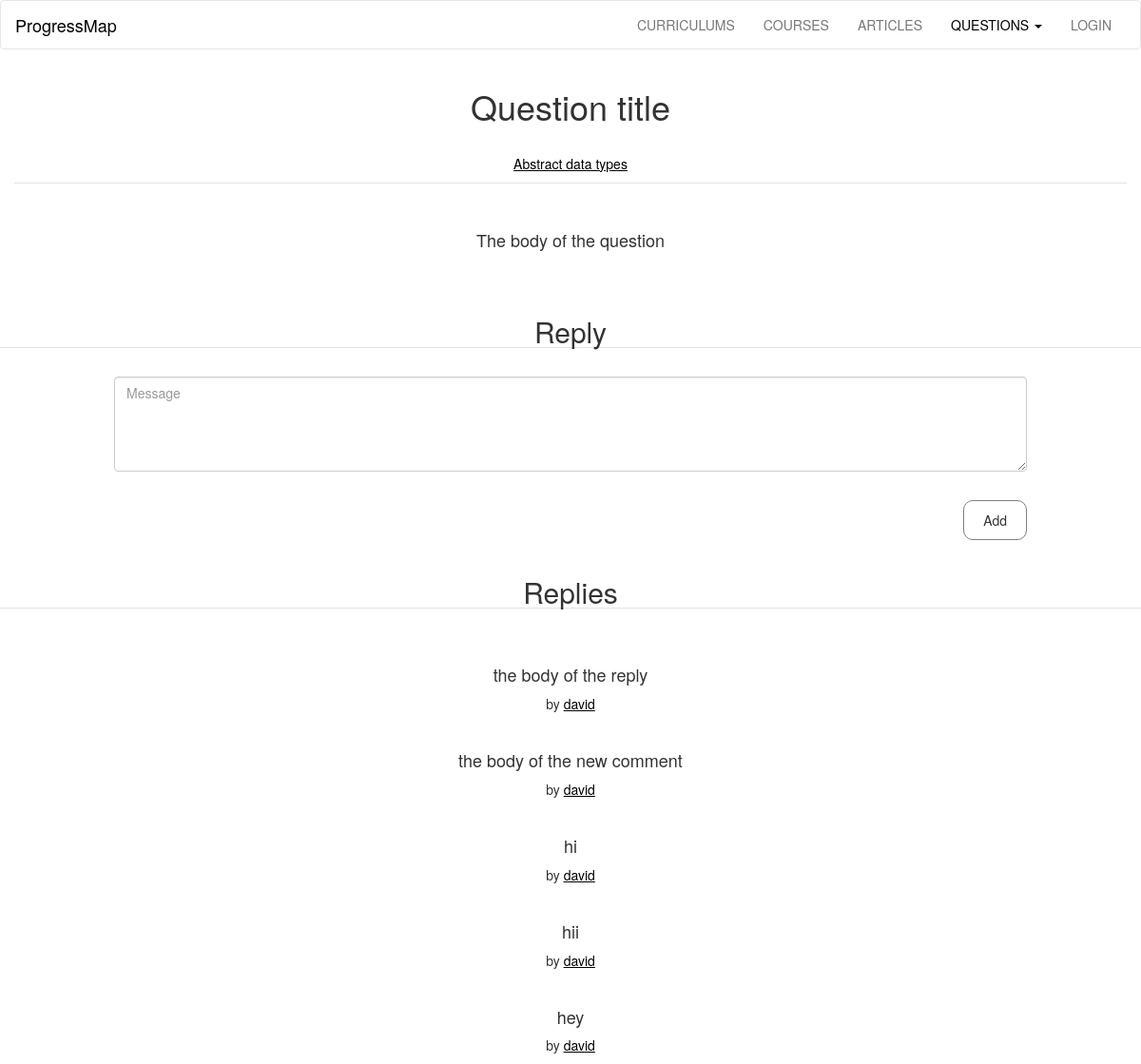
The page /questions/question title on the database its author committed.
### progressMap/models.py (models this page shows, shortened)
class Questions(db.Model):
	id= db.Column(db.Integer, primary_key = True)
	title = db.Column(db.Text, nullable = False)
	message = db.Column(db.Text, nullable = False)
	user_id = db.Column(db.Integer, db.ForeignKey('user.id'), nullable=False)
	article_id = db.Column(db.Integer, db.ForeignKey('articles.id'), nullable=False)
	comments = db.relationship('Comments', backref = 'question', lazy = 'dynamic')

class Articles(db.Model):
	id  = db.Column(db.Integer, primary_key = True)
	title = db.Column(db.String(300), nullable=False)
	description = db.Column(db.Text, nullable=False)
	questions = db.relationship('Questions', backref='article', lazy='dynamic')
	user_id = db.Column(db.Integer, db.ForeignKey('user.id'), nullable=False)
	course_id = db.Column(db.Integer, db.ForeignKey('courses.id'), nullable=False)
	curriculum_id = db.Column(db.Integer, db.ForeignKey('curriculums.id'), nullable=False)

class Comments(db.Model):
	id = db.Column(db.Integer, primary_key = True)
	message = db.Column(db.Text, nullable = False)
	question_id = db.Column(db.Integer, db.ForeignKey('questions.id'), nullable = False)
	user_id = db.Column(db.Integer, db.ForeignKey('user.id'), nullable=False)

class User(db.Model, UserMixin):
	id = db.Column(db.Integer, primary_key = True)
	username = db.Column(db.String(40), unique = True)
	email = db.Column(db.String(120), unique = True)
	password_hash = db.Column(db.String)
	articles =  db.relationship('Articles', backref='user', lazy='dynamic')
	courses =  db.relationship('Courses', backref='user', lazy='dynamic')
	curriculums =  db.relationship('Curriculums', backref='user', lazy='dynamic')
	questions = db.relationship('Questions', backref='user', lazy='dynamic')
	comments = db.relationship('Comments', backref='user', lazy='dynamic')
	completed = db.relationship('Completed', backref='user', lazy='dynamic')
	allContent = db.relationship('AllContent', backref='user', lazy='dynamic')
	@property
	def password(self):
		raise AttributeError('password: write-only field')

### progressMap/questions/views.py (the view, shortened to what this page needs)
@questions.route('/<page>', methods=['GET', 'POST'])
def view(page):
	if page == 'ask':
		return redirect(url_for('questions.ask'))
	if page == '':
		return redirect(url_for('questions.show'))
	question = models.getByTitle(models.Questions, page)
	comments = models.getComments(question)
	form = forms.commentForm()
	return render_template('showQuestion.html', question=question, comments=comments, form=form)

### progressMap/questions/forms.py
class commentForm(Form):
	message = StringField(widget=TextArea(), validators=[DataRequired()])

### progressMap/models.py (called while the page is built)
def getByTitle(className, titleName):
		return className.query.filter_by(title=titleName).first_or_404()

def getComments(questionObject):
	comments = Comments.query.filter_by(question_id = int(questionObject.id)).all()
	if comments:
		return comments

### progressMap/templates/showQuestion.html (shortened to what this page needs)
{% extends "base.html" %}
{% from 'form_macros.html' import render_field %}
{% block questions_link %}
<li class="dropdown">
<a class="dropdown-toggle active" data-toggle="dropdown" href="#">QUESTIONS
<span class="caret"></span></a>
</li>
{% endblock %}
{% block content %}
<section class="container-fluid content text-center underline">
<article class="b-down">
<h1>{{ question.title.capitalize() }}</h1>
<br />
<p>
	<a href="{{ url_for('articles.show', page = question.article.title) }}">
		{{ question.article.title.capitalize() }}
	</a>
</p>
</article>
<br /><br />
<h4 >{{ question.message }}</h4>
<br /><br />
</section>
<section>
<form action="" method="post">
	<h2 class="text-center b-down">Reply</h2>
	<br />
	<section class="replyBox">
	{{ render_field(form.message, class_="form-control", placeholder="Message", required=True) }}
	<br />
	<button class="button right submit" type="submit">Add</button>
	<br /><br /><br />
	</section>
</form>
</section>
<section class="text-center">
<h2 class="text-center b-down">Replies</h2>
<br />
{% if comments %}
{% for comment in comments%}
<article class="underline">
<br />
<h4>{{ comment.message}}</h4>
<p>by
	<a href="url_for()">
		{{ comment.user.username}}
	</a>
</p>
{% endfor %}
</article>
{% else %}
<h4>No replies yet.</p>
{% endif %}
</section>
{% endblock %}

### progressMap/static/css/main.css (style rules this page uses)
a { color: black; text-decoration: none; }
.replyBox { margin: auto; width: 95%; }
.replyBox textarea { height: 100px; }
@media screen and (min-width: 550px) { .replyBox { margin: auto; width: 80%; } }
.underline a { color: black; text-decoration: underline; }
.navbar-default .navbar-nav>li>a.active { color: black; }
.right { float: right; }
.button { padding: 10px 20px; border: 1px solid gray; border-radius: 10px; background-color: white; }
.content { background-color: white; }
.b-down { border-bottom: 1px solid #e2e2e2; }

### rows shown on the page
Questions: title "Question title", message "The body of the question"
Articles: article "Abstract data types"
Comments: message "the body of the reply", user.username "david"
Comments: message "the body of the new comment", user.username "david"
Comments: message "hi", user.username "david"
Comments: message "hii", user.username "david"
Comments: message "hey", user.username "david"
